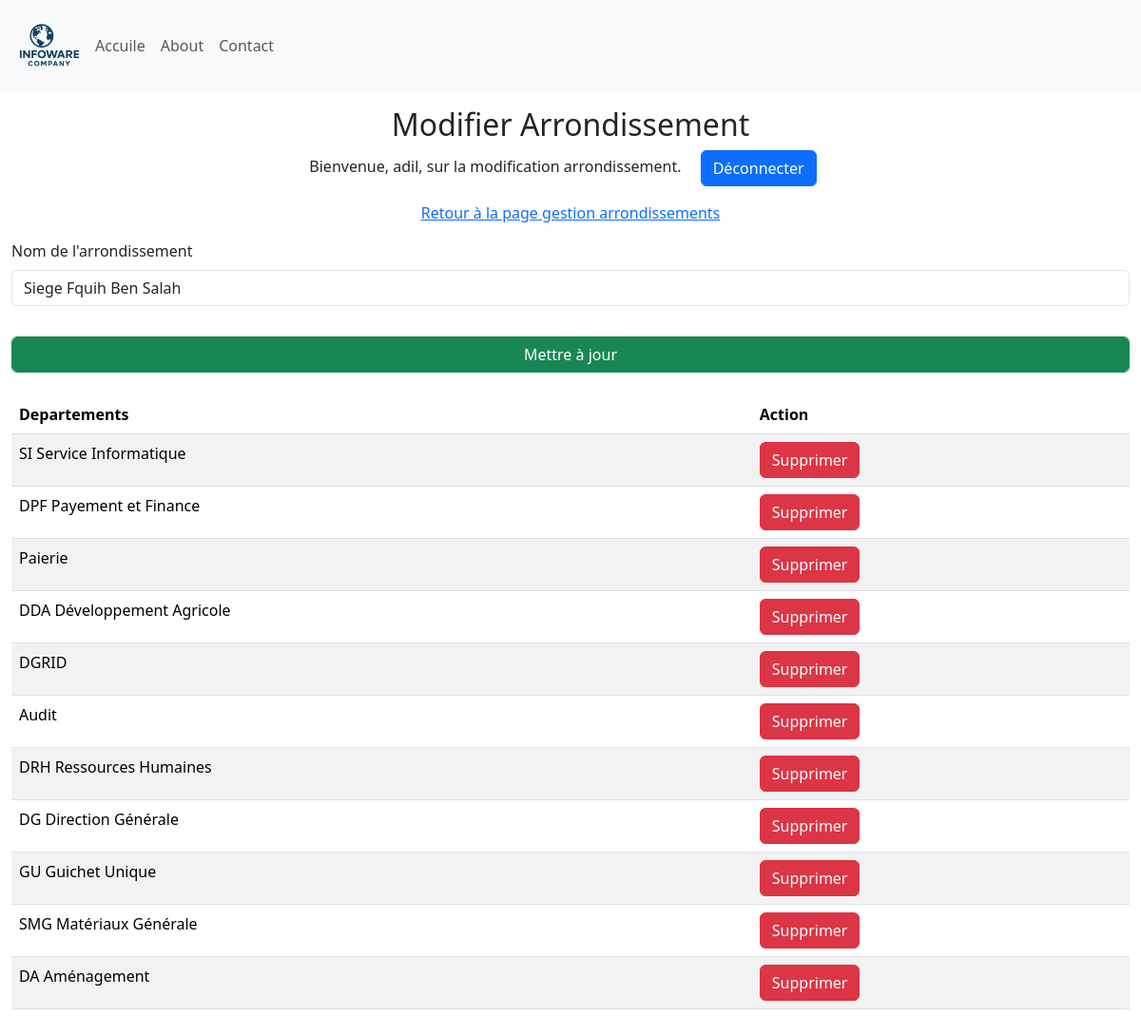
Screenshot of /update_arrondissement/1 (signed in) with the database file from the repository.
### Site/models.py (models this page shows, shortened)
class Arondissement(db.Model):
    id = db.Column(db.Integer, primary_key=True)
    arondissement = db.Column(db.String(25), unique=True, nullable=False)
    departement = db.relationship('Departement', backref='Departement', lazy=True)

class Departement(db.Model):
    id = db.Column(db.Integer, primary_key=True)
    departement = db.Column(db.String(25), unique=True, nullable=False)
    arondissement = db.Column(db.Integer, db.ForeignKey('arondissement.id'), nullable=False)

### Site/dashbord/arrondissement.py (the view)
@arrondissement.route('/update_arrondissement/<int:arrondissement_id>', methods=['GET', 'POST'])
def update_arrondissement(arrondissement_id):
    if 'user' not in session:
        return redirect(url_for('admin.admin'))
    arrondissement = Arondissement.query.get_or_404(arrondissement_id)
    if request.method == 'POST':
        new_name = request.form.get('arrondissementName')
        if new_name:
            arrondissement.arondissement = new_name
            db.session.commit()
            return redirect(url_for('arrondissement.manage_Arrondissements'))
    return render_template('update_arondissement.html', name=session['user'], arrondissement=arrondissement, departements=arrondissement.departement)

### Site/templates/update_arondissement.html (shortened to what this page needs)
{% extends 'base.html' %}
{% block body %}
<div class="container-fluid">
    <div class="row">
        <div class="col-12  my-3">
            <div class="text-center">
                <h2>Modifier Arrondissement</h2>
                <p>Bienvenue, {{ name }}, sur la modification arrondissement. <a class="mx-3 btn btn-primary" href="{{ url_for('admin.logout') }}"">Déconnecter</a></p>
                <p><a href="{{ url_for('arrondissement.manage_Arrondissements') }}">Retour à la page gestion arrondissements</a> </p>
            </div>
           <form method="POST">
                <div class="mb-3">
                    <label for="arrondissementName" class="form-label">Nom de l'arrondissement</label>
                    <input type="text" class="form-control" id="arrondissementName" name="arrondissementName" value="{{ arrondissement.arondissement }}" required>
                </div>
                <div class="mb-3">
                    <input type="submit" class="form-control btn btn-success mt-3" value="Mettre à jour">
                </div>
            </form>
                {% if departements %}
                <table class="table table-striped mt-4 ">
                    <thead>
                        <tr>
                          <th scope="col">Departements</th>
                          <th scope="col">Action</th>
                        </tr>
                      </thead>
                      <tbody>
                        {% for departement in departements %}
                        <tr>
                          <td>{{ departement.departement }}</td>
                          <td>
                             <a href ="{{ url_for('departement.delete_departement', departement_id=departement.id) }}" onclick="return confirm('Êtes-vous sûr de vouloir supprimer cet arrondissement ?');"  class="btn btn-danger">Supprimer</a>
                          </td>
                        </tr>
                        {% endfor %}
                </table>
                {% else %}
                <p class="mt-4 text-danger h4">Aucun departement associé à cet arrondissement.</p>
                {% endif %}
        </div>
    </div>
</div>
{% endblock %}

### Site/static/style.css (style rules this page uses)
* { margin: 0; padding: 0; box-sizing: border-box; }
:root { --primary-color: #0056b3; --secondary-color: #f8f9fa; --text-color: #333; --highlight-color: #007bff; }
body { font-family: 'Segoe UI', Tahoma, Geneva, Verdana, sans-serif; }

### rows the page displays
Arondissement: arrondissementName "Siege Fquih Ben Salah"
Departement: departement "SI Service Informatique"
Departement: departement "DPF Payement et Finance"
Departement: departement "Paierie"
Departement: departement "DDA Développement Agricole"
Departement: departement "DGRID"
Departement: departement "Audit"
Departement: departement "DRH Ressources Humaines"
Departement: departement "DG Direction Générale"
Departement: departement "GU Guichet Unique"
Departement: departement "SMG Matériaux Générale"
Departement: departement "DA Aménagement"

### other values shown
{{ name }} "adil"
